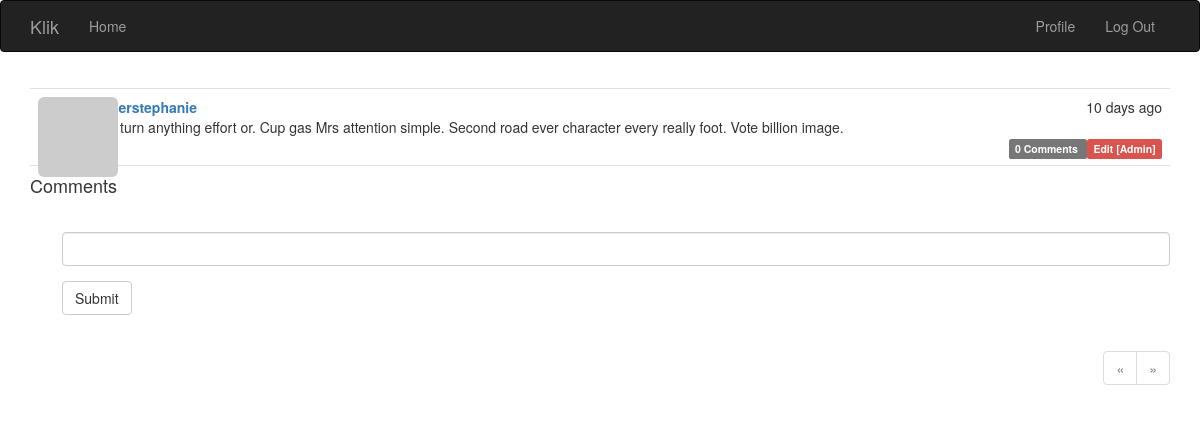
Page /post/29 (signed in) on the committed database.
### app/models.py (models this page shows, shortened)
class Post(db.Model):
    __tablename__ = 'posts'
    id = db.Column(db.Integer, primary_key=True)
    body = db.Column(db.Text)
    body_html = db.Column(db.Text)
    timestamp = db.Column(db.DateTime, index=True, default=datetime.utcnow)
    author_id = db.Column(db.Integer, db.ForeignKey('users.id'))
    comments = db.relationship('Comment', backref='post', lazy='dynamic')

class User(UserMixin, db.Model):
    __tablename__ = 'users'
    id = db.Column(db.Integer, primary_key=True)
    email = db.Column(db.String(64), unique=True, index=True)
    username = db.Column(db.String(64), unique=True, index=True)
    role_id = db.Column(db.Integer, db.ForeignKey('roles.id'))
    password_hash = db.Column(db.String(128))
    confirmed = db.Column(db.Boolean, default=False)
    name = db.Column(db.String(64))
    location = db.Column(db.String(64))
    about_me = db.Column(db.Text())
    member_since = db.Column(db.DateTime(), default=datetime.utcnow)
    last_seen = db.Column(db.DateTime(), default=datetime.utcnow)
    avatar_hash = db.Column(db.String(32))
    posts = db.relationship('Post', backref='author', lazy='dynamic')
    comments = db.relationship('Comment', backref='author', lazy='dynamic')
    followed = db.relationship('Follow',
                               foreign_keys=[Follow.follower_id],
                               backref=db.backref('follower', lazy='joined'),
                               lazy='dynamic',
                               cascade='all, delete-orphan')
    followers = db.relationship('Follow',
                                foreign_keys=[Follow.followed_id],
                                backref=db.backref('followed', lazy='joined'),
                                lazy='dynamic',
                                cascade='all, delete-orphan')
    @property
    def password(self):
        raise AttributeError('password is not a readable attribute')
    @login_manager.user_loader
    def load_user(user_id):
        return User.query.get(int(user_id))
    def can(self, perm):
        return self.role is not None and self.role.has_permission(perm)
    def is_administrator(self):
        return self.can(Permission.ADMIN)
    def ping(self):
        self.last_seen = datetime.utcnow()
        db.session.add(self)
        db.session.commit()
    def gravatar(self, size=100, default='identicon', rating='g'):
        if request.is_secure:
            url = 'https://secure.gravatar.com/avatar'
        else:
            url = 'http://www.gravatar.com/avatar'
        hash = self.avatar_hash or self.gravatar_hash()
        return '{url}/{hash}?s={size}&d={default}&r={rating}' \
               .format(url=url,
                       hash=hash,
                       size=size,
                       default=default,
                       rating=rating)

### app/main/views.py (the view, shortened to what this page needs)
@main.route('/post/<int:id>', methods=['GET', 'POST'])
def post(id):
    post = Post.query.get_or_404(id)
    form = CommentForm()
    page = request.args.get('page', 1, type=int)
    per_page = current_app.config['KLIK_COMMENTS_PER_PAGE']
    if page == -1:
        page = (post.comments.count() - 1) // \
                per_page + 1
    pagination = post.comments.order_by(Comment.timestamp.asc()).paginate(
        page, per_page=per_page,
        error_out=False)
    comments = pagination.items
    return render_template('post.html', posts=[post], form=form,
                           comments=comments, pagination=pagination)

### app/main/forms.py
class CommentForm(FlaskForm):
    body = StringField('', validators=[DataRequired()])
    submit = SubmitField('Submit')

### app/auth/views.py (called while the page is built)
@auth.before_app_request
def before_request():
    if current_user.is_authenticated:
        current_user.ping()

### app/main/__init__.py (called while the page is built)
@main.app_context_processor
def inject_permissions():
    return dict(Permission=Permission)

### app/models.py (called while the page is built)
    def has_permission(self, perm):
        return self.permissions & perm == perm

### app/templates/post.html (shortened to what this page needs)
{% extends "base.html" %}
{% import "bootstrap/wtf.html" as wtf %}
{% import "_macros.html" as macros %}
{% block page_content %}
{% include '_posts.html' %}
<h4 id="comments">Comments</h4>
{% if current_user.can(Permission.COMMENT) %}
<div class="comment-form">
    {{ wtf.quick_form(form) }}
</div>
{% endif %}
{% if pagination %}
<div class="pagination">
    {{ macros.pagination_widget(pagination, '.post', fragment='#comments', id=posts[0].id) }}
</div>
{% endif %}
{% endblock %}

### app/templates/_posts.html
<ul class="posts">
    {% for post in posts %}
    <li class="post">
        <div class="post-thumbnail">
            <a href="{{ url_for('.user', username=post.author.username) }}">
                <img class="img-rounded profile-thumbnail" src="{{ post.author.gravatar(size=40) }}">
            </a>
        </div>
        <div class="post-content">
            <div class="post-date">{{ moment(post.timestamp).fromNow() }}</div>
            <div class="post-author">
                <a href="{{ url_for('.user', username=post.author.username) }}">
                    {{ post.author.username }}
                </a>
            </div>
            <div class="post-body">
                {% if post.body_html %}
                    {{ post.body_html | safe }}
                {% else %}
                    {{ post.body }}
                {% endif %}
            </div>
            <div class="post-footer">
                <a href="{{ url_for('.post', id=post.id) }}#comments">
                    <span class="label label-default">
                        {{ post.comments.count() }} Comments
                    </span>
                </a>
                {% if current_user == post.author %}
                <a href="{{ url_for('.edit', id=post.id) }}">
                    <span class="label label-primary">Edit</span>
                </a>
                {% elif current_user.is_administrator() %}
                <a href="{{ url_for('.edit', id=post.id) }}">
                    <span class="label label-danger">Edit [Admin]</span>
                </a>
                {% endif %}
            </div>
        </div>
    </li>
    {% endfor %}
</ul>

### app/static/styles.css (style rules this page uses)
.profile-thumbnail { position: absolute; }
ul.posts { list-style-type: none; padding: 0px; margin: 16px 0px 0px 0px; border-top: 1px solid #e0e0e0; }
ul.posts li.post { padding: 8px; border-bottom: 1px solid #e0e0e0; }
div.post-date { float: right; }
div.post-author { font-weight: bold; }
div.post-thumbnail { position: absolute; }
div.post-content { margin-left: 48px; min-height: 48px; }
div.post-footer { text-align: right; }
div.comment-form { margin: 16px 0px 16px 32px; }
div.pagination { width: 100%; text-align: right; padding: 0px; margin: 0px; }

### rows in the picture
Post: timestamp "10 days ago", author.username "snyderstephanie", body "Here turn anything effort or. Cup gas Mrs attention simple. Second road ever character every really foot. Vote billion image.", comments.count "0"
